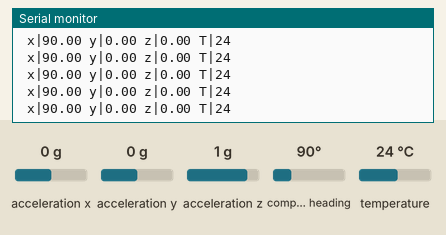
Simulated run of this sketch. Board: Arduino Nano, built with avr-gcc and run on an emulated ATmega328P. Parts: the last lines printed to the serial monitor. Inputs (shaded band) come from the test bench; at power-on: acceleration x 0 g, acceleration y 0 g, compass heading 90°, acceleration z 1 g, temperature 24 °C.

Above: at 2.2 s.
2.3 s: acceleration x set to -1.4 g
At 3.1 s:
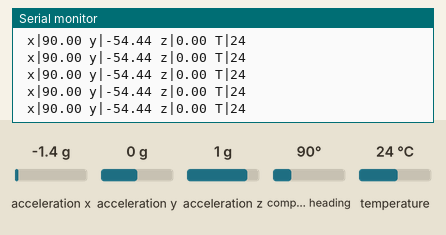
5.3 s: acceleration x set to 0 g
At 6.0 s:
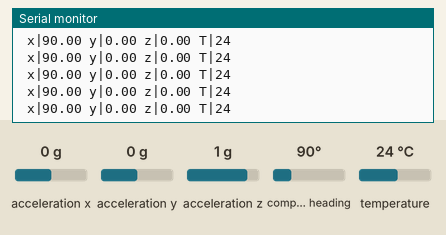
8.3 s: acceleration y set to -1.4 g
At 8.8 s:
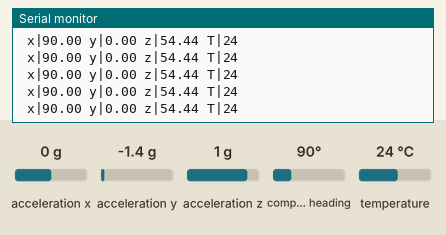
11.3 s: compass heading set to 7°
At 11.9 s:
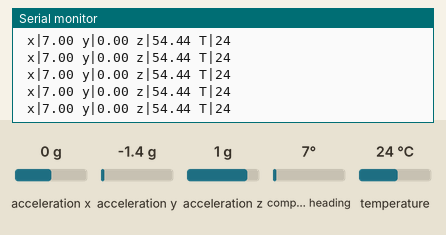
14.3 s: acceleration z set to -1.4 g
At 15.3 s:
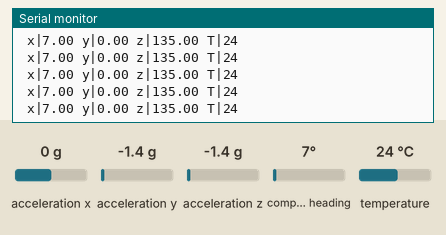
17.3 s: acceleration z set to 0 g
At 17.9 s:
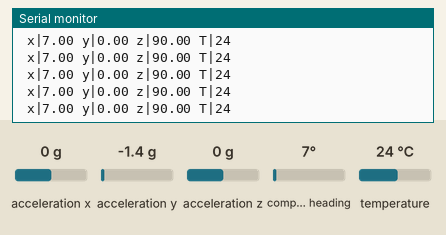
Timing chart, 0 to 20.3 s (numbered marks = the images above; inputs shaded):
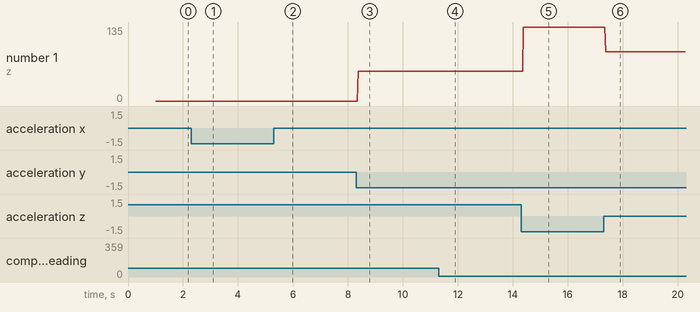

Measured:
- after the input at 2.3 s, the serial monitor: prints a new line after 0.09 s (image 1)
- after the input at 8.3 s, the serial monitor: prints a new line after 0.07 s (image 3)
- after the input at 11.3 s, the serial monitor: prints a new line after 0.07 s (image 4)
- after the input at 14.3 s, the serial monitor: prints a new line after 0.08 s (image 5)
- after the input at 17.3 s, the serial monitor: prints a new line after 0.08 s (image 6)
- plotted number 1: 0 → 54.44 after the input at 8.3 s, 54.44 → 135 after the input at 14.3 s, 135 → 90 after the input at 17.3 s

The sketch:

BNO055.ino
```cpp
/*
sudo ln -s /home/pi/arduino-1.8.13/arduino /usr/local/bin/arduino
arduino --install-library "Adafruit Unified Sensor"
arduino --install-library "Adafruit BNO055"
arduino --board arduino:avr:nano:cpu=atmega328old --port /dev/ttyUSB0 --upload Sensor.ino
import serial
with serial.Serial(port='/dev/ttyUSB0', baudrate=9600, timeout=3) as s:
    while 1: print(s.readline())
*/
#include <Wire.h> // I2C comm
#include <Adafruit_Sensor.h>
#include <Adafruit_BNO055.h>
Adafruit_BNO055 compass_i2c = Adafruit_BNO055(55, 0x29); // wire A4/A5 to SDA/SCL.
void setup()
{
  compass_i2c.begin();       // Compass
  delay(1000);               // Delay for compass readiness
  Serial.begin(9600);
}
void loop()
{
    sensors_event_t bno;
    compass_i2c.getEvent(&bno, Adafruit_BNO055::VECTOR_EULER);
    Serial.print(" x|") ; Serial.print(bno.orientation.x);
    Serial.print(" y|") ; Serial.print(bno.orientation.y);
    Serial.print(" z|") ; Serial.print(bno.orientation.z);
    Serial.print(" T|") ; Serial.println(compass_i2c.getTemp());
}
```
